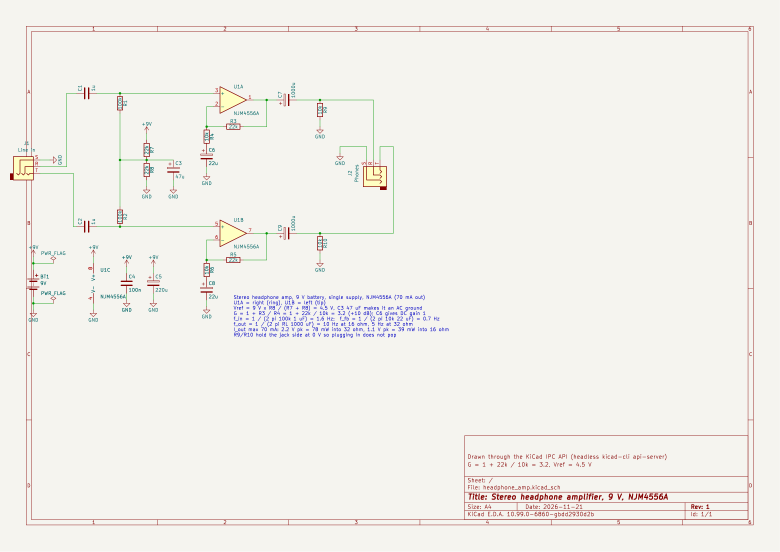
#> input picture comparisons/headphone_amp/kicad_ipc/headphone_amp.png, 2339 x 1654 px (shown at 1/3 size)
$ python -i crop.py   (imports and definitions only)
#> lines starting #> are read from the running program, lines starting #| are printed output that depends on the picture; after the words box and inside, x2 and y2 are one past the last pixel; in counts of white or black regions, pixels touching at a corner belong together
#> further down, picture is the input picture: PIL image 2339x1654 RGBA; mean R, G, B, A 242.3, 240.2, 235.4, 254.9
#!/usr/bin/env python3
"""Crop KiCad schematic plots to their drawn content. Heuristic described in docs/05-cropping-schematic-plots.md.

    kicaddy run <engine>/kicaddy/crop.py plot.png out.png           # plot without the drawing sheet: trim, pad, fit
    kicaddy run <engine>/kicaddy/crop.py --framed plot.png out.png  # with frame and title block: mask them first

Needs Pillow.
"""

import argparse
import sys
from pathlib import Path

from PIL import Image, ImageChops

FUZZ = 24  # per-channel distance from the background that counts as ink (out of 255)
PAD_MM = 3.0  # margin kept around the content
MAX_SIZE = (1600, 1200)  # px; about what a terminal image viewer shows without rescaling
MIN_DPI = 150  # below this the default 1.27 mm text is under ~7.5 px tall; tile instead of shrinking
OVERLAP_MM = 10  # tile overlap, so a symbol cut by one tile edge is whole in its neighbour
LINE_COVERAGE = 0.95  # a row/column this full of ink is a ruled line, not drawing content
BORDER_COVERAGE = 0.8  # frame lines span the page minus its margins
EDGE_SEARCH = 0.12  # the frames lie within this fraction of the page from each edge


def ink_mask(image):
    """Binary 'L' mask of pixels that differ from the background (the top-left pixel)."""
    if image.mode == "RGBA" and image.getpixel((0, 0))[3] == 0:
        return image.getchannel("A").point(lambda a: 255 if a > FUZZ else 0)
    rgb = image.convert("RGB")
    background = Image.new("RGB", rgb.size, rgb.getpixel((0, 0)))
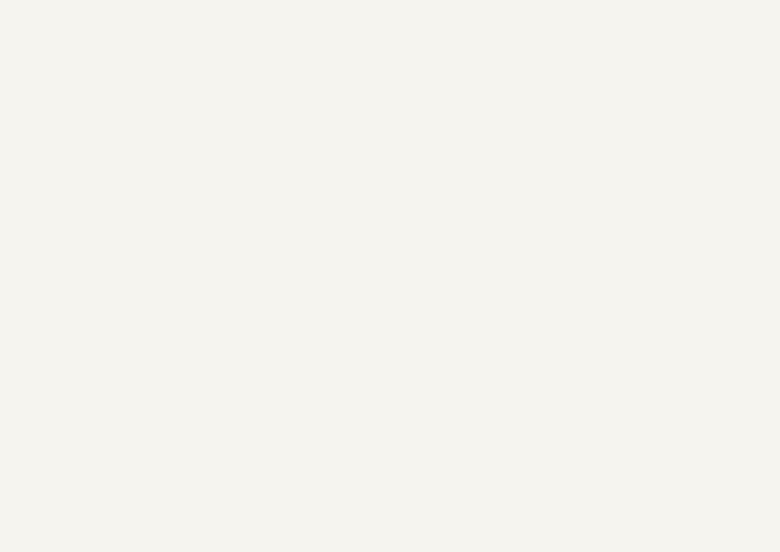
#> background: PIL image 2339x1654 RGB (shown at 1/3 size); mean R, G, B 245, 244, 239
    r, g, b = ImageChops.difference(rgb, background).split()
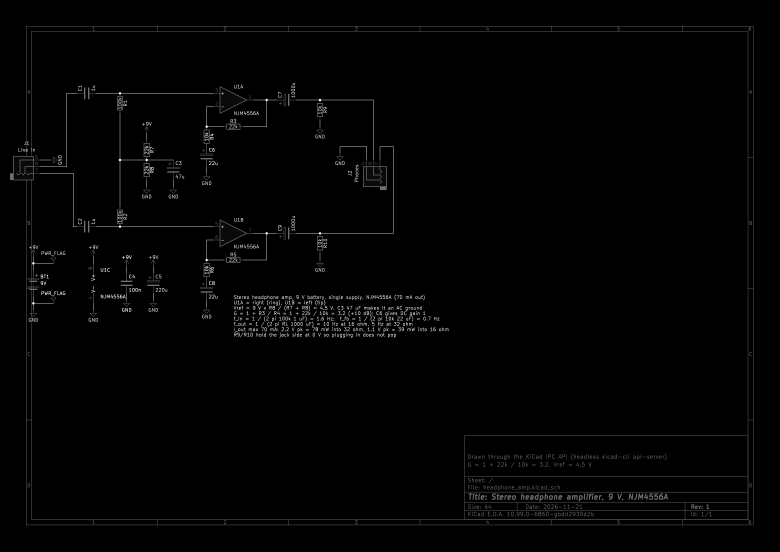
#> r: PIL image 2339x1654 L (shown at 1/3 size); min 0, max 245, mean 2.8
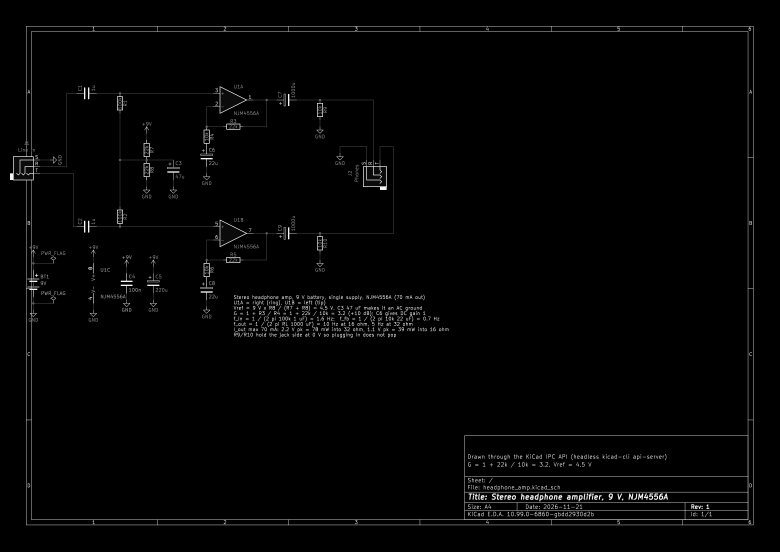
#> g: PIL image 2339x1654 L (shown at 1/3 size); min 0, max 244, mean 3.9
    return ImageChops.lighter(ImageChops.lighter(r, g), b).point(lambda d: 255 if d > FUZZ else 0)
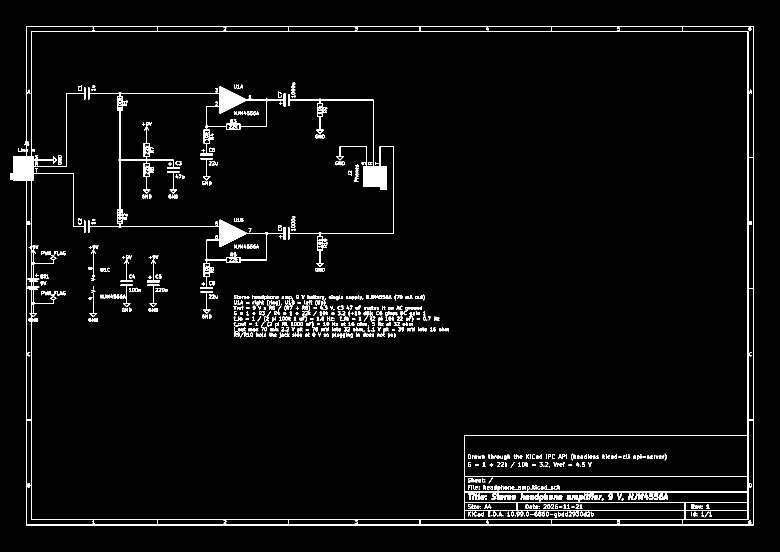
#> returned value: PIL image 2339x1654 L (shown at 1/3 size); 2.9% white; 888 white regions (94 under 20 px), largest, box (x1, y1, x2, y2) and area: (30, 78, 2261, 1576) 46864, (264, 259, 857, 867) 14958, (864, 282, 1181, 801) 8498


def _rows(mask):
    """Ink coverage (0-1) of every row, via a box-filter resize: no per-pixel Python loop."""
    return [v / 255 for v in mask.resize((1, mask.height), Image.BOX).tobytes()]


def _cols(mask):
    return [v / 255 for v in mask.resize((mask.width, 1), Image.BOX).tobytes()]


# [159 lines left out: functions _border, drawing_sheet_mask, crop, layout, region, save and 1 more, not called in this run]


# [2 lines not run here, left out]

>>> from PIL import Image
>>> picture = Image.open('../../../comparisons/headphone_amp/kicad_ipc/headphone_amp.png')
>>> result = ink_mask(picture)
